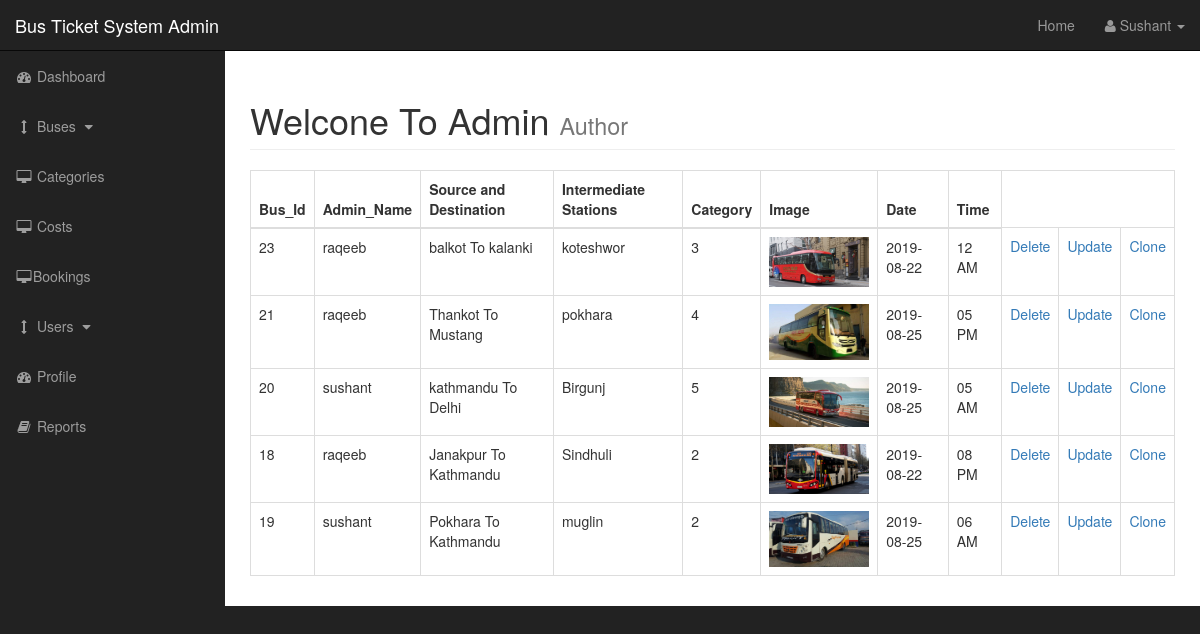
The page /admin/buses.php (signed in) on the database its author committed.
### tables this page shows
CREATE TABLE IF NOT EXISTS `posts` (
  `post_id` int(200) NOT NULL AUTO_INCREMENT,
  `post_category_id` int(200) NOT NULL,
  `post_title` varchar(200) NOT NULL,
  `post_author` varchar(200) NOT NULL,
  `post_date` date NOT NULL,
  `post_image` text NOT NULL,
  `post_content` text NOT NULL,
  `post_source` varchar(200) NOT NULL,
  `post_destination` varchar(200) NOT NULL,
  `post_via` varchar(200) NOT NULL,
  `post_via_time` varchar(200) NOT NULL,
  `max_seats` int(200) NOT NULL,
  `available_seats` int(200) NOT NULL,
  PRIMARY KEY (`post_id`)
);

### admin/buses.php (the view, shortened to what this page needs)
<?php
include"includes/admin_header.php"; ?>
    <div id="wrapper">
        <?php include"includes/admin_navigation.php"; ?>
        <div id="page-wrapper">
            <div class="container-fluid">
                <div class="row">
                    <div class="col-lg-12">
                        <h1 class="page-header">
                            Welcone To Admin
                            <small>Author</small>
                        </h1>
                        <?php
                        if (isset($_GET['source'])) {
                            $source = $_GET['source'];
                        }
                        else {
                            $source = "";
                        }
                        switch ($source) {
                            default: ?>
                                <table class="table table-bordered table-hover">
                                <thead>
                                    <tr>
                                        <th>Bus_Id</th>
                                        <th>Admin_Name</th>
                                        <th>Source and Destination</th>
                                        <th>Intermediate Stations</th>
                                        <th>Category</th>
                                        <th>Image</th>
                                        <th>Date</th>
                                        <th>Time</th>
                                    </tr>
                                </thead>
                                <tbody>
                                    <?php
                                        $query = "SELECT *  FROM  posts";
                                        $select_posts = mysqli_query($connection,$query);
                                        while($row = mysqli_fetch_assoc($select_posts)) {
                                            $bus_id = $row['post_id'];
                                            $admin_name = $row['post_author'];
                                            $source = $row['post_source'];
                                            $destination = $row['post_destination'];
                                            $intermediate_station = $row['post_via'];
                                            $category = $row['post_category_id'];
                                            $image = $row['post_image'];
                                            $date = $row['post_date'];
                                            $time = $row['post_via_time'];
                                        if ($select_posts == TRUE) {
                                     ?>
                                    <tr>
                                        <td><?php echo $bus_id ?></td>
                                        <td><?php echo $admin_name ?></td>
                                        <td><?php echo $source . " To ". $destination?></td>
                                        <td><?php echo $intermediate_station ?></td>
                                        <td><?php echo $category ?></td>
                                        <td><img width="100" src="../images/<?php echo $image ?>"></td>
                                        <td><?php echo $date ?></td>
                                        <td><?php echo $time ?></td>
                                        <?php echo "<td><a href='buses.php?delete=$bus_id'>Delete</a></td>"; ?>
                                        <?php echo "<td><a href='buses.php?source=update&bus_id=$bus_id'>Update</a></td>"; ?>
                                        <?php echo "<td><a href='buses.php?clone_bus_id=$bus_id'>Clone</a></td>"; ?>
                                    </tr>
                                    <?php } }?>
                                </tbody>
                                </table><?php
                                break;
                        }
                        ?>
                    </div>
                </div>
            </div>
        </div>
<?php include"includes/admin_footer.php"; ?>

### admin/includes/admin_header.php (shortened to what this page needs)
<!DOCTYPE html>
<html lang="en">
<head>
    <link href="css/bootstrap.min.css" rel="stylesheet">
    <link href="css/sb-admin.css" rel="stylesheet">
    <link href="font-awesome/css/font-awesome.min.css" rel="stylesheet" type="text/css">
</head>
<body>

### admin/includes/admin_navigation.php (shortened to what this page needs)
<nav class="navbar navbar-inverse navbar-fixed-top" role="navigation">
            <div class="navbar-header">
                <a class="navbar-brand" href="index.php">Bus Ticket System Admin</a>
            </div>
            <ul class="nav navbar-right top-nav">
                <li><a href="../index.php">Home</a></li>
                <li class="dropdown">
                    <a href="#" class="dropdown-toggle" data-toggle="dropdown"><i class="fa fa-user"></i> <?php echo ucfirst($_SESSION['s_username']); ?> <b class="caret"></b></a>
                </li>
            </ul>
            <div class="collapse navbar-collapse navbar-ex1-collapse">
                <ul class="nav navbar-nav side-nav">
                    <li>
                        <a href="index.php"><i class="fa fa-fw fa-dashboard"></i> Dashboard</a>
                    </li>
                    <li>
                        <a href="javascript:;" data-toggle="collapse" data-target="#demo"><i class="fa fa-fw fa-arrows-v"></i> Buses <i class="fa fa-fw fa-caret-down"></i></a>
                    </li>
                    <li>
                        <a href="categories.php"><i class="fa fa-fw fa-desktop"></i> Categories</a>
                    </li>
                    <li>
                        <a href="costs.php"><i class="fa fa-fw fa-desktop"></i> Costs</a>
                    </li>
                    <li>
                        <a href="bookings.php"><i class="fa fa-fw fa-desktop"></i>Bookings</a>
                    </li>
                    <li>
                        <a href="javascript:;" data-toggle="collapse" data-target="#demo1"><i class="fa fa-fw fa-arrows-v"></i> Users <i class="fa fa-fw fa-caret-down"></i></a>
                    </li>
                    <li>
                        <a href="../profile.php"><i class="fa fa-fw fa-dashboard"></i> Profile</a>
                    </li>
                    <li>
                        <a href="report.php"><i class="fa fa-fw fa-book"></i> Reports</a>
                    </li>
                </ul>
            </div>
        </nav>

### admin/includes/admin_footer.php (shortened to what this page needs)
</div>
</body>
</html>

### admin/css/sb-admin.css (style rules this page uses)
body { margin-top: 100px; background-color: #222; }
@media (min-width:768px) { body { margin-top: 50px; } }
#wrapper { padding-left: 0; }
#page-wrapper { width: 100%; padding: 0; background-color: #fff; }
@media (min-width:768px) { #wrapper { padding-left: 225px; } }
@media (min-width:768px) { #page-wrapper { padding: 10px; } }
.top-nav { padding: 0 15px; }
.top-nav>li { display: inline-block; float: left; }
.top-nav>li>a { padding-top: 15px; padding-bottom: 15px; line-height: 20px; color: #999; }
@media (min-width:768px) { .side-nav { position: fixed; top: 51px; left: 225px; width: 225px; margin-left: -225px; border: none; border-radius: 0; overflow-y: auto; background-color: #222; } }
@media (min-width:768px) { .side-nav>li>a { width: 225px; } }

### rows shown on the page
posts: post_id "23", post_author "raqeeb", post_source "balkot", post_destination "kalanki", post_via "koteshwor", post_category "3", post_image (picture), post_date "2019-08-22", post_via_time "12 AM"
posts: post_id "21", post_author "raqeeb", post_source "Thankot", post_destination "Mustang", post_via "pokhara", post_category "4", post_image (picture), post_date "2019-08-25", post_via_time "05 PM"
posts: post_id "20", post_author "sushant", post_source "kathmandu", post_destination "Delhi", post_via "Birgunj", post_category "5", post_image (picture), post_date "2019-08-25", post_via_time "05 AM"
posts: post_id "18", post_author "raqeeb", post_source "Janakpur", post_destination "Kathmandu", post_via "Sindhuli", post_category "2", post_image (picture), post_date "2019-08-22", post_via_time "08 PM"
posts: post_id "19", post_author "sushant", post_source "Pokhara", post_destination "Kathmandu", post_via "muglin", post_category "2", post_image (picture), post_date "2019-08-25", post_via_time "06 AM"

### other values the page prints
$_SESSION['s_username'] "Sushant"
